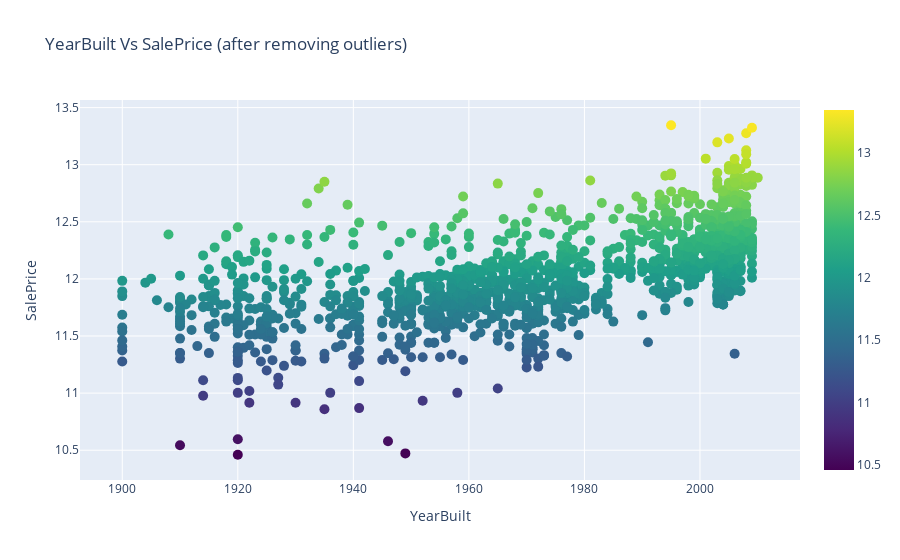

Notebook source saved alongside this figure:
### Code cell
'''Scatter plot of YearBuilt Vs SalePrice'''
scatter_plot(train.YearBuilt, np.log1p(train.SalePrice), 'YearBuilt Vs SalePrice (after removing outliers)', 'YearBuilt',
             'SalePrice', 10, 'viridis')

### Figure 1 — Plotly figure (JSON) as saved in the notebook; plotly's stock layout.template omitted (floating-point values rounded to 4 significant figures; data arrays with more than 128 entries replaced by an {"elided": "..."} marker saying what was removed)
{"data": [{"marker": {"color": {"elided": "1438 float values"}, "colorscale": [[0, "#440154"], [0.1111, "#482878"], [0.2222, "#3e4989"], [0.3333, "#31688e"], [0.4444, "#26828e"], [0.5556, "#1f9e89"], [0.6667, "#35b779"], [0.7778, "#6ece58"], [0.8889, "#b5de2b"], [1, "#fde725"]], "showscale": true, "size": 10}, "mode": "markers", "type": "scatter", "x": {"elided": "1438 int values"}, "y": {"elided": "1438 float values"}}], "layout": {"hovermode": "closest", "title": {"text": "YearBuilt Vs SalePrice (after removing outliers)"}, "xaxis": {"title": {"text": "YearBuilt"}}, "yaxis": {"title": {"text": "SalePrice"}}}}
